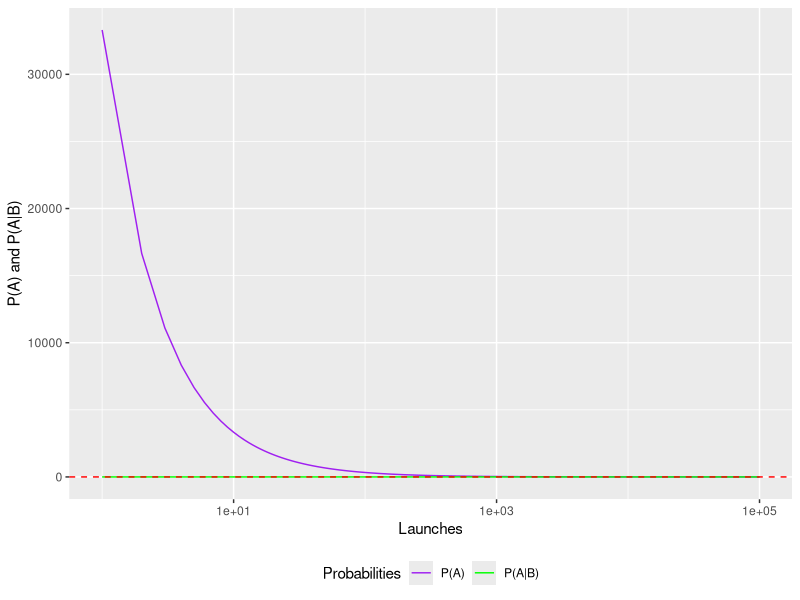
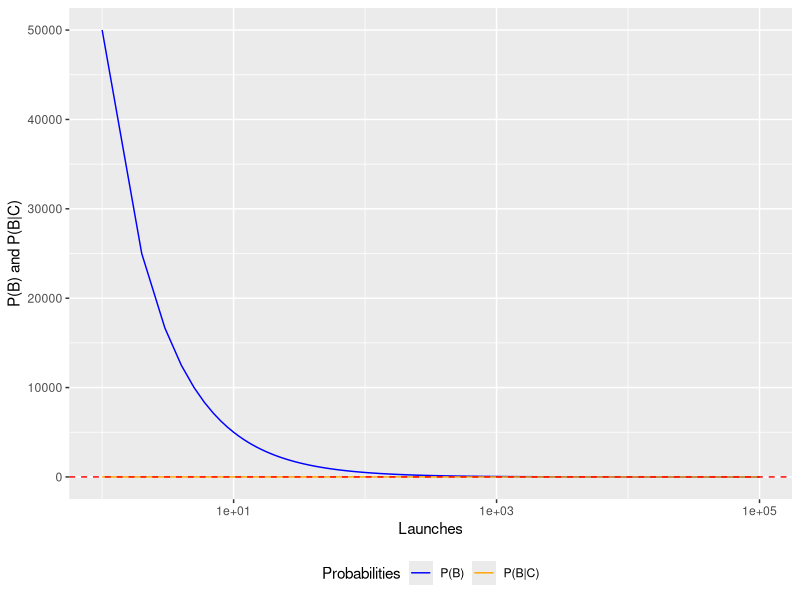

The R source for these figures, in order:
# Exercise 3 - Elements of probability

# A. Simulate the tossing of a fair dice and consider the following events:
#   A = {1, 2}; B = {2, 3, 6}; C = {1, 4, 5}. (hint: compute P(A), P(B) and P(C)).

# Define the 3 events
A <- c(1, 2)
B <- c(2, 3, 6)
C <- c(1, 4, 5)
AandB <- 2
BandC <- 0

# Number of experiments
N <- 10^5

# Simulate the launches
res <- sample(x = 1:6, size = N, replace = TRUE)

# Initialize the successes for each event and their intersections
succ_event_a <- 0
succ_event_b <- 0
succ_event_c <- 0
succ_a_and_b <- 0
succ_b_and_c <- 0


# Populate the vector of successes
for (i in seq_len(N)) {
  
  # Count how many times event A is successful 
  if (res[i] == A[1]) {
    succ_event_a <- succ_event_a + 1
  } 
  else if (res[i] == A[2]) {
    succ_event_a <- succ_event_a + 1
    # if res[i] == 2, then res[i] is also in the intersection
    # between A and B (= {2})
    succ_a_and_b <- succ_a_and_b + 1
  }
  
  # Count how many times event B is successful
  if (res[i] == B[1]) {
    succ_event_b <- succ_event_b + 1
  }
  else if (res[i] == B[2]) {
    succ_event_b <- succ_event_b + 1
  } 
  else if (res[i] == B[3]) {
    succ_event_b <- succ_event_b + 1
  }
  
  # Count how many times event C is successful
  if (res[i] == C[1]) {
    succ_event_c <- succ_event_c + 1
  } 
  else if (res[i] == C[2]) {
    succ_event_c <- succ_event_c + 1
  }
  else if(res[i] == C[3]) {
    succ_event_c <- succ_event_c + 1
  }
  
  # Count how many times event B and C is successful
  # B and C = { }
  for (j in seq_len(3)) {
    if (res[i] == B[1] && res[i] == C[j]) {
      succ_b_and_c <- succ_b_and_c + 1
    }  
    else if (res[i] == B[2] && res[i] == C[j]) {
      succ_b_and_c <- succ_b_and_c + 1
    }
    else if (res[i] == B[3] && res[i] == C[j]) {
      succ_b_and_c <- succ_b_and_c + 1
    }
  }
  
}

prob_of_a <- cumsum(succ_event_a) / (1:N)
prob_of_b <- cumsum(succ_event_b) / (1:N)
prob_of_c <- cumsum(succ_event_c) / (1:N)
prob_a_and_b <- cumsum(succ_a_and_b) / cumsum(succ_event_b) # P(A) = P(A | B) ==> independence
prob_b_and_c <- cumsum(succ_b_and_c) / cumsum(succ_event_c) # B and C are dependent



# B. Verify that A and B are independent and that B and C are dependent.
library(ggplot2)

df <- data.frame("index" = 1:N, prob_of_a, prob_of_b, prob_of_c, prob_a_and_b, prob_b_and_c)

ggplot(df) + 
  geom_line(aes(x = index, y = prob_of_a, color = "P(A)")) +
  geom_line(aes(x = index, y = prob_a_and_b, color = "P(A|B)")) +
  geom_hline(aes(yintercept = 1/3), 
             linetype = "dashed", color = "red") +
  scale_x_continuous(trans = "log10") + 
  scale_color_manual(name = "Probabilities", 
                     values = c("purple", "green")) +
  theme(legend.position = "bottom") +
  labs(y = "P(A) and P(A|B)", x = "Launches")

ggplot(df) + 
  geom_line(aes(x = index, y = prob_of_b, color = "P(B)")) +
  geom_line(aes(x = index, y = prob_b_and_c, color = "P(B|C)")) +
  geom_hline(aes(yintercept = 1/2), 
             linetype = "dashed", color = "red") +
  scale_x_continuous(trans = "log10") + 
  scale_color_manual(name = "Probabilities", 
                     values = c("blue", "orange")) +
  theme(legend.position = "bottom") +
  labs(y = "P(B) and P(B|C)", x = "Launches")

